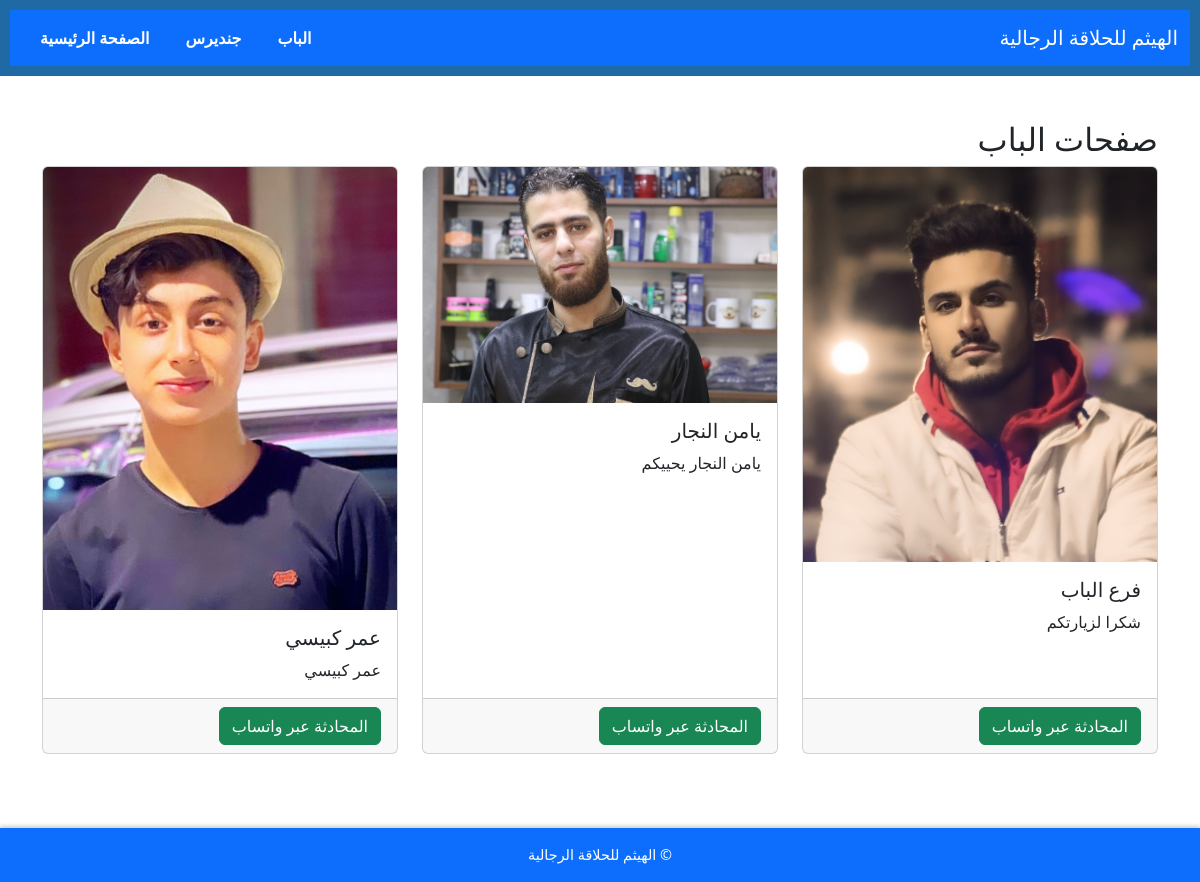
The page /الباب/ on the database its author committed.
### main/models.py (models this page shows, shortened)
class Page(models.Model):
    AREA_CHOICES = (
        ('الباب', 'الباب'),
        ('جنديرس', 'جنديرس'),
    )
    area = models.CharField(max_length=50, choices=AREA_CHOICES)  # إزالة unique=True
    title = models.CharField(max_length=100)
    image = models.ImageField(upload_to='pages/')
    working_hours = models.CharField(max_length=100)
    description = models.TextField()
    whatsapp_number = models.CharField(max_length=15)

### main/views.py (called while the page is built)
def page_view(request, page_area):
    pages = Page.objects.filter(area=page_area)  # جلب جميع الصفحات للمنطقة المحددة
    return render(request, 'main/page.html', {'pages': pages, 'area': page_area})

### main/templates/main/page.html
{% extends 'main/base.html' %}
{% block content %}
    <section class="page-list">
        <h2>صفحات {{ area }}</h2>
        <div class="row">
            {% for page in pages %}
                <div class="col-md-4 mb-4">
                    <div class="card h-100">
                        <img src="{{ page.image.url }}" class="card-img-top" alt="{{ page.title }}">
                        <div class="card-body">
                            <h5 class="card-title">{{ page.title }}</h5>
                            <p class="card-text">{{ page.description|truncatewords:20 }}</p>
                        </div>
                        <div class="card-footer">
                            <a href="https://wa.me/{{ page.whatsapp_number }}" target="_blank" class="btn btn-success">المحادثة عبر واتساب</a>
                        </div>
                    </div>
                </div>
            {% endfor %}
        </div>
    </section>
{% endblock %}

### main/static/main/css/styles.css (style rules this page uses)
body { font-family: Arial, sans-serif; direction: rtl; text-align: center; background-color: #f0f2f5; color: #333; margin: 0; padding-bottom: 60px; }

### rows shown on the page
Page: image (picture), title "فرع الباب", description "شكرا لزيارتكم"
Page: image (picture), title "يامن النجار", description "يامن النجار يحييكم"
Page: image (picture), title "عمر كبيسي", description "عمر كبيسي"

### other values the page prints
{{ area }} "الباب"
